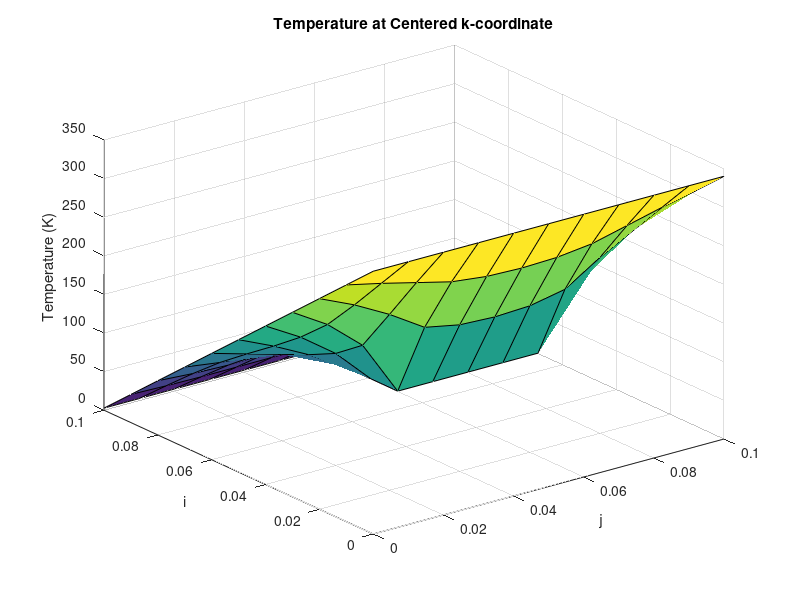
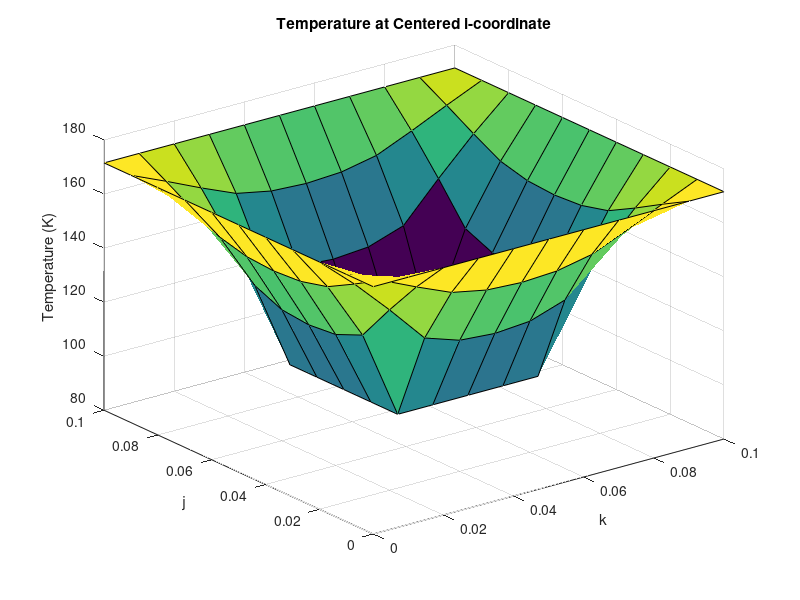
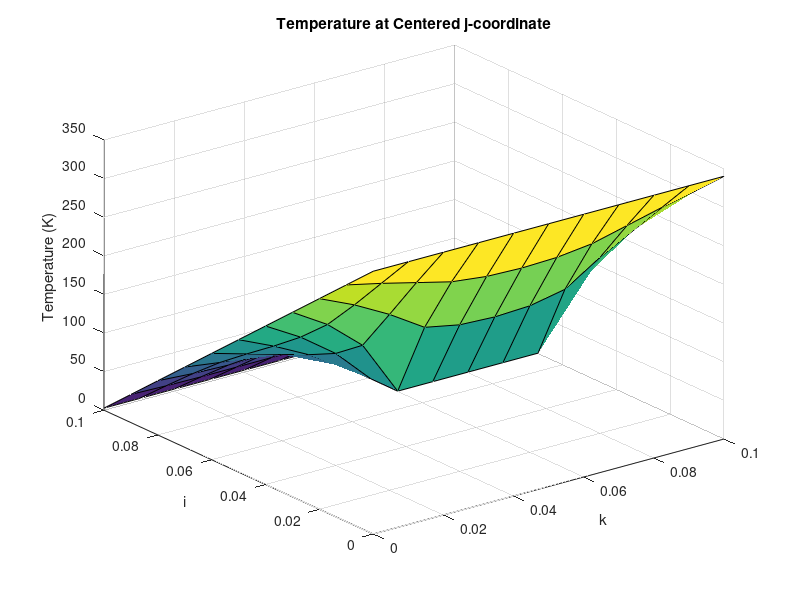
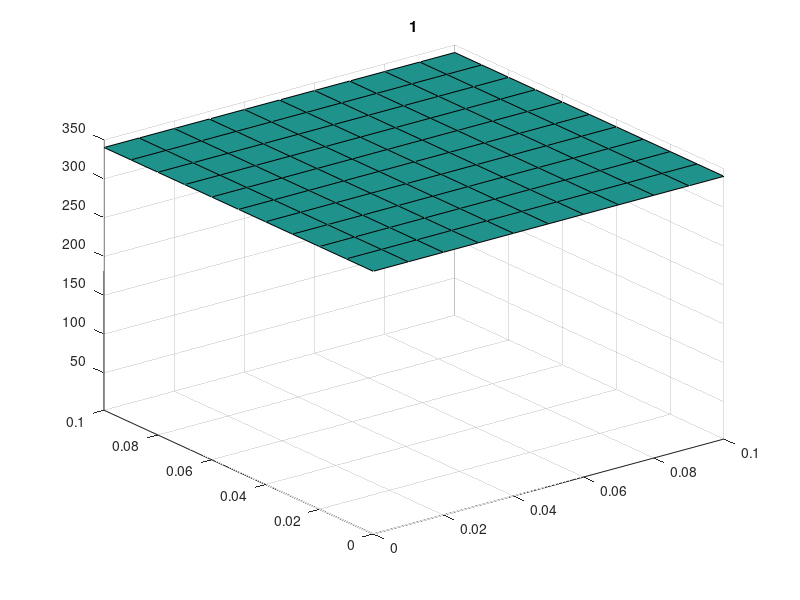

MATLAB code for these plots, in order: (Note: this script raises an error after producing the figures.)
A = importdata('ans.txt');
dim = size(A);
n = int32(dim(1)^(1/3));
dx = 0.1/(dim(1)^(1/3)-1);


P = zeros(n,n,n);
for i = 1:n
for j = 1:n
for k = 1:n
P(i,j,k) = A((i-1)*n*n + (j-1)*n + k, 4);
end
end
end

[x y] = meshgrid(0:dx:0.1);
mid = ceil(n/2);
surf(x,y,P(:,:,mid));
xlabel('j'); 
ylabel('i'); 
zlabel('Temperature (K)');
title('Temperature at Centered k-coordinate');

figure();
surf(x,y,squeeze(P(mid,:,:)));
xlabel('k');
ylabel('j');
zlabel('Temperature (K)');
title('Temperature at Centered i-coordinate');

figure();
surf(x,y,squeeze(P(:,mid,:)));
xlabel('k');
ylabel('i');
zlabel('Temperature (K)');
title('Temperature at Centered j-coordinate');


filename='Tempdistr'
limits = [0;0.1;0;0.1;2;350];
h = figure;
for i = 1:n
%figure()
surf(x,y,squeeze(P(i,:,:)));
title(num2str(i))
axis(limits)
drawnow
% Capture the plot as an image
frame = getframe(h);
im = frame2im(frame);
[imind,cm] = rgb2ind(im,256);
% Write to the GIF File
if i == 1
imwrite(imind,cm,filename,'gif', 'Loopcount',inf,'DelayTime',0.05);
else
imwrite(imind,cm,filename,'gif','WriteMode','append','DelayTime',0.05);
end
end

